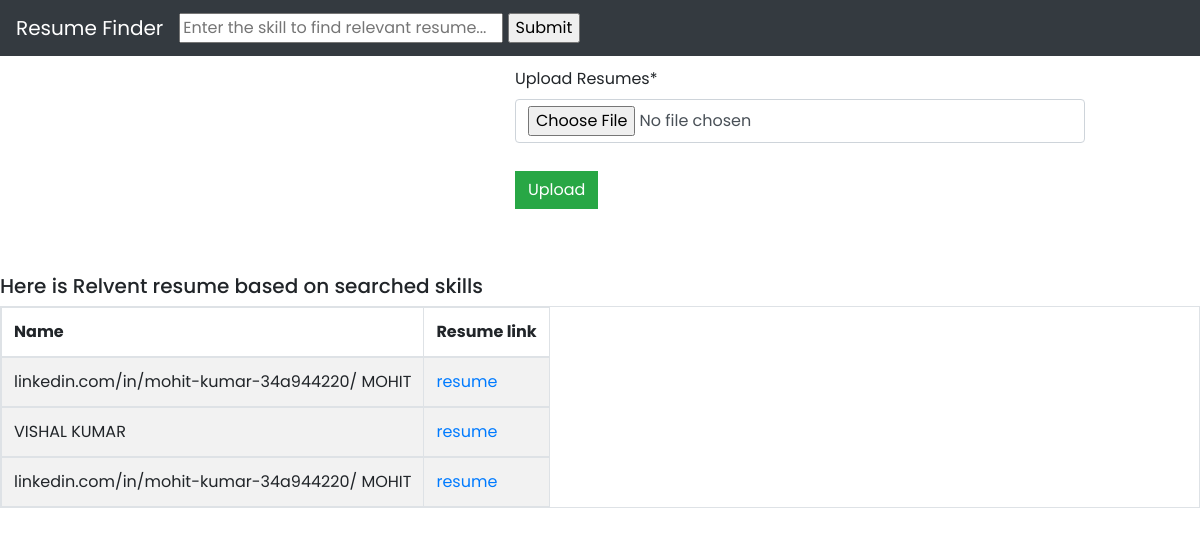
Before: / with the older database file.
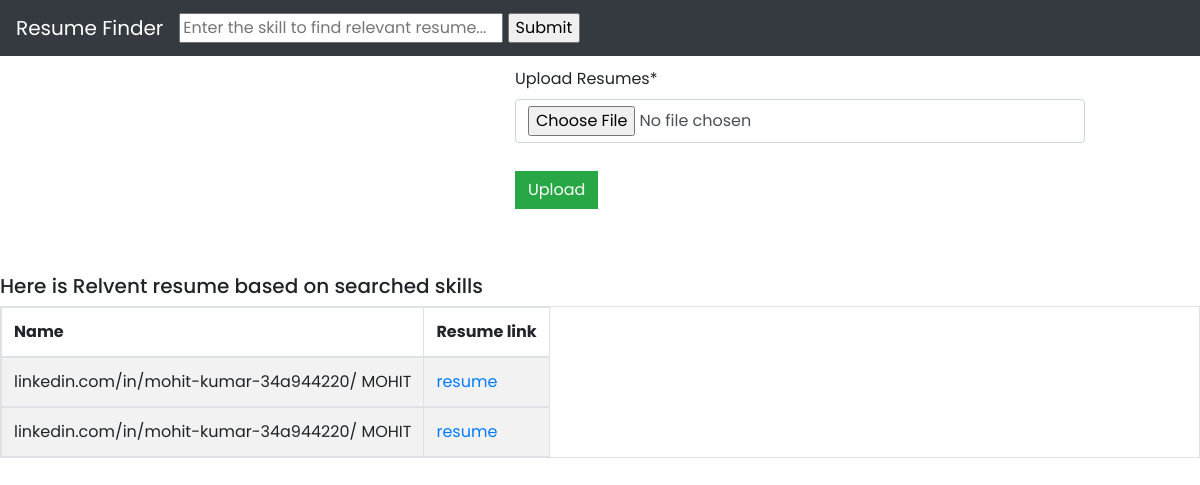
After: the same page with the newer database file.
### app/models.py (models this page shows, shortened)
class Resume(models.Model):
    resume        = models.FileField('Upload Resumes', upload_to='resumes/')
    name          = models.CharField('Name', max_length=255, null=True, blank=True)
    email         = models.CharField('Email', max_length=255, null=True, blank=True)
    mobile_number = models.CharField('Mobile Number',  max_length=255, null=True, blank=True)
    education     = models.CharField('Education', max_length=255, null=True, blank=True)
    skills        = models.CharField('Skills', max_length=1000, null=True, blank=True)
    company_name  = models.CharField('Company Name', max_length=1000, null=True, blank=True)
    college_name  = models.CharField('College Name', max_length=1000, null=True, blank=True)
    designation   = models.CharField('Designation', max_length=1000, null=True, blank=True)
    experience    = models.CharField('Experience', max_length=1000, null=True, blank=True)
    uploaded_on   = models.DateTimeField('Uploaded On', auto_now_add=True)
    total_experience  = models.CharField('Total Experience (in Years)', max_length=1000, null=True, blank=True)

### app/views.py (the view)
# urls.py: path('', views.home, name='home'),
def home(request):
    q = request.GET.get('q') if request.GET.get('q') != None else ''
    resumes = Resume.objects.filter(skills__iregex=q)
    if request.method == 'POST':
        file_form = UploadResumeModelForm(request.POST, request.FILES)
        files = request.FILES.getlist('resume')
        resumes_data = []
        if file_form.is_valid():
            for file in files:
                try:
                    resume = Resume(resume=file)
                    resume.save()
                    parser = ResumeParser(os.path.join(settings.MEDIA_ROOT, resume.resume.name))
                    data = parser.get_extracted_data()
                    resumes_data.append(data)
                    resume.name               = data.get('name')
                    resume.email              = data.get('email')
                    resume.mobile_number      = data.get('mobile_number')
                    if data.get('degree') is not None:
                        resume.education      = ', '.join(data.get('degree'))
                    else:
                        resume.education      = None
                    resume.company_names      = data.get('company_names')
                    resume.college_name       = data.get('college_name')
                    resume.designation        = data.get('designation')
                    resume.total_experience   = data.get('total_experience')
                    if data.get('skills') is not None:
                        resume.skills         = ', '.join(data.get('skills'))
                    else:
                        resume.skills         = None
                    if data.get('experience') is not None:
                        resume.experience     = ', '.join(data.get('experience'))
                    else:
                        resume.experience     = None
                    resume.save()
                except IntegrityError:
                    messages.warning(request, 'Duplicate resume found:', file.name)
                    return redirect('home')
            resumes = Resume.objects.all()
            messages.success(request, 'Resumes uploaded!')
            context = {
                'resumes': resumes,
            }
            return render(request, 'base.html', context)
    else:
        form = UploadResumeModelForm()
    return render(request, 'base.html', {'form': form,'resumes':resumes})

### app/models.py
class UploadResumeModelForm(forms.ModelForm):
    class Meta:
        model = Resume
        fields = ['resume']
        widgets = {
            'resume': forms.ClearableFileInput(attrs={'allow_multiple_selected': False}),
        }

### app/templates/base.html (shortened to what this page needs)
<!doctype html>
{% load crispy_forms_tags %}
<html lang="en">
  <head>
    <link rel="stylesheet" href="https://maxcdn.bootstrapcdn.com/bootstrap/4.0.0/css/bootstrap.min.css">
    <link rel="stylesheet" href="https://use.fontawesome.com/releases/v5.3.1/css/all.css">
    <link rel="stylesheet" href="https://cdnjs.cloudflare.com/ajax/libs/jqueryui/1.12.1/jquery-ui.css" type="text/css" media="all" />
  </head>
  <body style="font-family: 'Poppins', sans-serif;">
    {% include 'navbar.html' %}
    <div class="container-fluid">
      {% if form %}
      <div class="row">
        <div class="col-lg-5 col-md-5"></div>
        <div class="col-lg-6 col-md-6">
          <form method="POST" enctype="multipart/form-data" action="{% url 'home' %}" style="margin-top: 2%; margin-bottom: 3%">
            {{ form|crispy }}
            <button type="submit" id="import" name="import" class="btn btn-success" style="margin-top: 2%; border-radius: 0">Upload</button>
          </form>
        </div>
      </div>
      {% endif %}
    </div>
<br>
<br>
<h5>Here is Relvent resume based on searched skills</h5>
<table class="table table-bordered table-striped table-responsive">
<thead>
<tr>
<th>Name </th>
<th>Resume link</th>
</tr>
</thead>
{% for resume in resumes %}
<tbody>
<tr>
  <td>  {{resume.name}}</td>
<td><a href="{{resume.resume.url}}" target="_blank">resume</a></td>
</tr>
</tbody>
    {% endfor %}
</table>
  </body>
</html>

### app/templates/navbar.html
<nav class="navbar navbar-expand-md navbar-dark bg-dark sidebarNavigation" data-sidebarClass="navbar-dark bg-dark">
    <a class="navbar-brand" href="{% url 'home' %}">
        Resume Finder
    </a>
    <form  method="GET" action="{% url 'home' %}" >
            <input name="q" placeholder="Enter the skill to find relevant resume..." />
            <input type="submit">
</form>
</nav>

Changed rows visible on the page:
removed Resume: name "VISHAL KUMAR"
